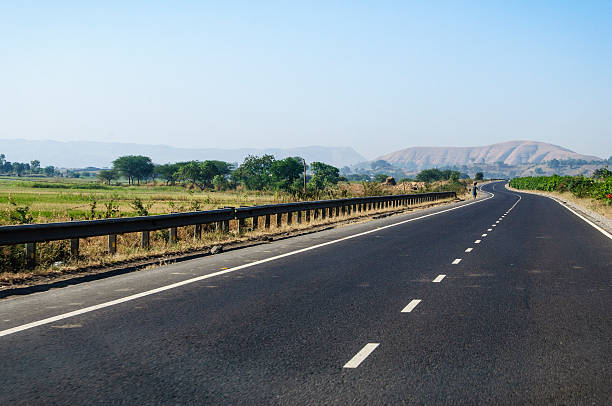
#> input picture Assignment_8/Highway_picture.jpg, 612 x 406 px, found by its file name
$ jupyter execute Nisha_2211566_Assignment_8.ipynb
#> lines starting #> are read from the running program, lines starting #| are printed output that depends on the picture; after the words box and inside, x2 and y2 are one past the last pixel; in counts of white or black regions, pixels touching at a corner belong together
[cell 1]
import cv2
import numpy as np
import matplotlib.image as mpimg
import matplotlib.pyplot as plt

OpenCV is a great tool for image processing and performing computer vision tasks. It is an open-source library that can be used to perform tasks like face detection, objection tracking, landmark detection, and much more. It supports multiple languages including python, java C++.

[cell 2]
image_color = cv2.imread('/content/Highway_picture.jpg')
#> image_color is the input picture: shape (406, 612, 3); mean B, G, R 142.8, 137.6, 126.4

[cell 3]
plt.imshow(image_color)

[cell 4]
height, width, channels = image_color.shape
#> height = 406; width = 612; channels = 3
channels
#> Out = 3

**3 means Picture is in "RGB" format, colored one.**

[cell 5]
height, width = image_color.shape[:2]

[cell 6]
height
#> Out = 406

[cell 7]
width
#> Out = 612

[cell 8]
plt.imshow(image_color);

## Shape of the input Image

[cell 9]
image_color.shape
#> Out = (406, 612, 3)

## "RGB" format to "GRAY" colored Image.

[cell 10]
image_gray = cv2.cvtColor(image_color, cv2.COLOR_BGR2GRAY)
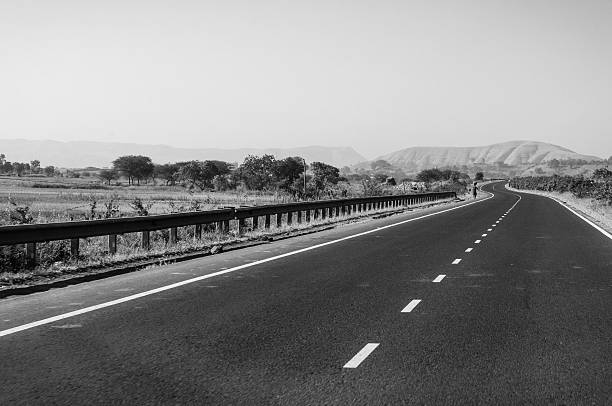
#> image_gray: shape (406, 612); min 0, max 255, mean 134.8
plt.imshow(image_gray, cmap = 'gray');

[cell 11]
image_gray.shape
#> Out = (406, 612)

# PERFORM REGION OF INTEREST **MASKING**

[cell 12]
# Select points of the region of interest (ROI)
ROI = np.array([[(0, height),(400, 230), (550, 230), (width, height)]], dtype=np.int32)

# define a blank image with all zeros (ie: black)
blank = np.zeros_like(image_gray)

[cell 13]
# Fill the Region of interest with white color (ie: 255)!
mask = cv2.fillPoly(blank, ROI, 255)
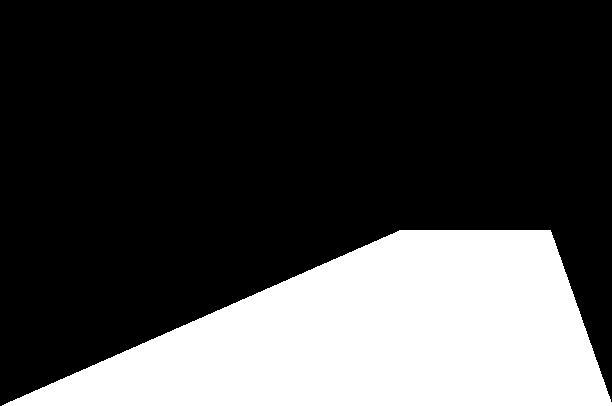
#> blank: shape (406, 612); 27% white; 1 white region, box (x1, y1, x2, y2) and area: (2, 230, 612, 406) 67140

# Perform bitwise AND operation to select only the region of interest
masked_image = cv2.bitwise_and(image_gray, mask)
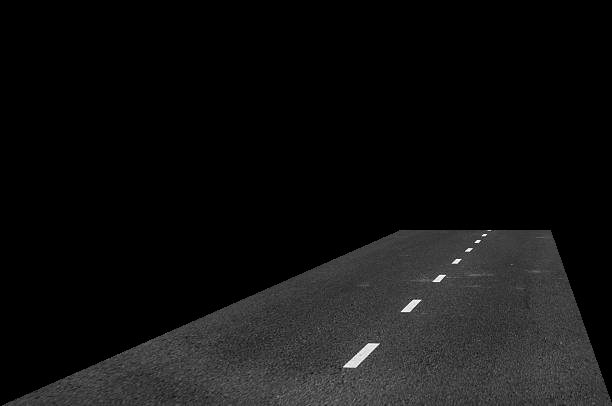
#> masked_image: shape (406, 612); min 0, max 255, mean 17.3

[cell 14]
masked_image.shape
#> Out = (406, 612)

[cell 15]
blank.shape
#> Out = (406, 612)
